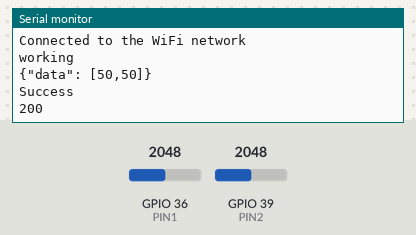
A sketch run on a simulated ESP32. On the bench: the last lines printed to the serial monitor. Inputs (shaded band) come from the test bench; at power-on: GPIO 36 (PIN1) = 2048, GPIO 39 (PIN2) = 2048. WiFi joins after 1.5 s; servers stay silent unless stated; uploads are accepted with an empty reply.

Above: at 3.2 s.
3.3 s: GPIO 36 (PIN1) set to 2866
10.9 s: GPIO 39 (PIN2) set to 2866
At 12.36 s:
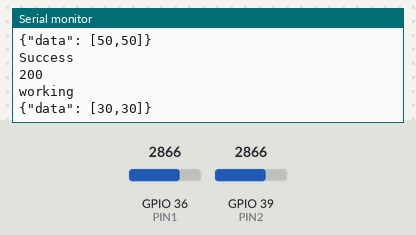
18.5 s: GPIO 36 (PIN1) set to 3603
At 23.1 s:
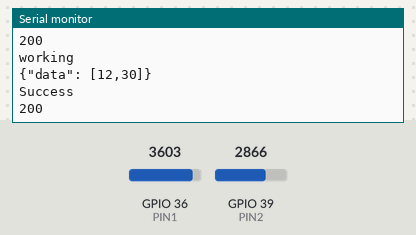
26.1 s: GPIO 39 (PIN2) set to 3603
At 33.3 s:
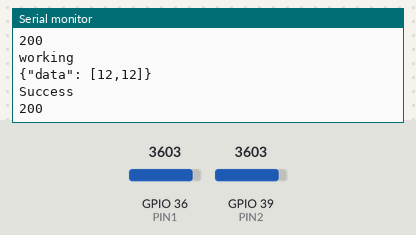
Timing chart, 0 to 34.7 s (numbered marks = the images above; inputs shaded):
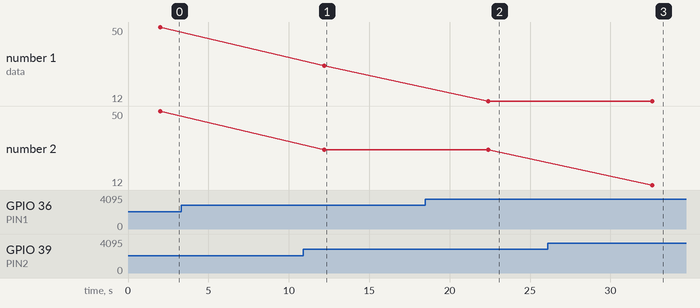

Measured:
- after the input at 10.9 s, the serial monitor: prints a new line after 1.3 s (image 1)
- after the input at 18.5 s, the serial monitor: prints a new line after 3.9 s (image 2)
- after the input at 26.1 s, the serial monitor: prints a new line after 6.5 s (image 3)
- plotted number 1: 30 → 12 after the input at 18.5 s

The sketch:

ground.ino
```cpp
#include <WiFi.h>
#include <HTTPClient.h>
#include <ArduinoJson.h>
#include <WiFiClient.h>


#define PIN1 36 //g1
#define PIN2 39 //g2

String SREVERNAME = "http://11f2-184-22-167-181.ngrok.io/other";

const char* ssid = "Komna";
const char* password = "0818723669";

void setup() {
  Serial.begin(115200); // set up serial port for 9600 baud (speed)
  //delay(500); // wait for display to boot up
  WiFi.begin(ssid, password);
  while (WiFi.status() != WL_CONNECTED) {
    delay(1000);
    Serial.println("Connecting to WiFi..");
  }
  Serial.println("Connected to the WiFi network");
}

void loop() {

  WiFiClient wificlient;
  int PIN_Lx=analogRead(PIN1);
  int PIN_L=100-map(PIN_Lx, 0, 4094, 0, 100);
  int PIN_Rx=analogRead(PIN2);
  int PIN_R=100-map(PIN_Rx, 0, 4094, 0, 100);
  Serial.println("working");


  if ((WiFi.status() == WL_CONNECTED)) { //Check the current connection status
    String strA = String(PIN_L);
    String strB= String(PIN_R);
    HTTPClient http;
    String hlink = SREVERNAME;
    http.begin(wificlient, SREVERNAME); //Specisqfy the URL
    http.addHeader("Content-Type", "application/json");
    String wrd = "{\"data\": [" + strA + "," + strB + "]}";

    Serial.println(wrd);
    int httpCode = http.POST(wrd);//Make the request
    if (httpCode > 0) { //Check for the returning code
        Serial.println("Success");
        String payload = http.getString();
        Serial.println(httpCode);
        Serial.println(payload);
    }
    http.end(); //Free the resources
  }

  delay(10000);
}
```
